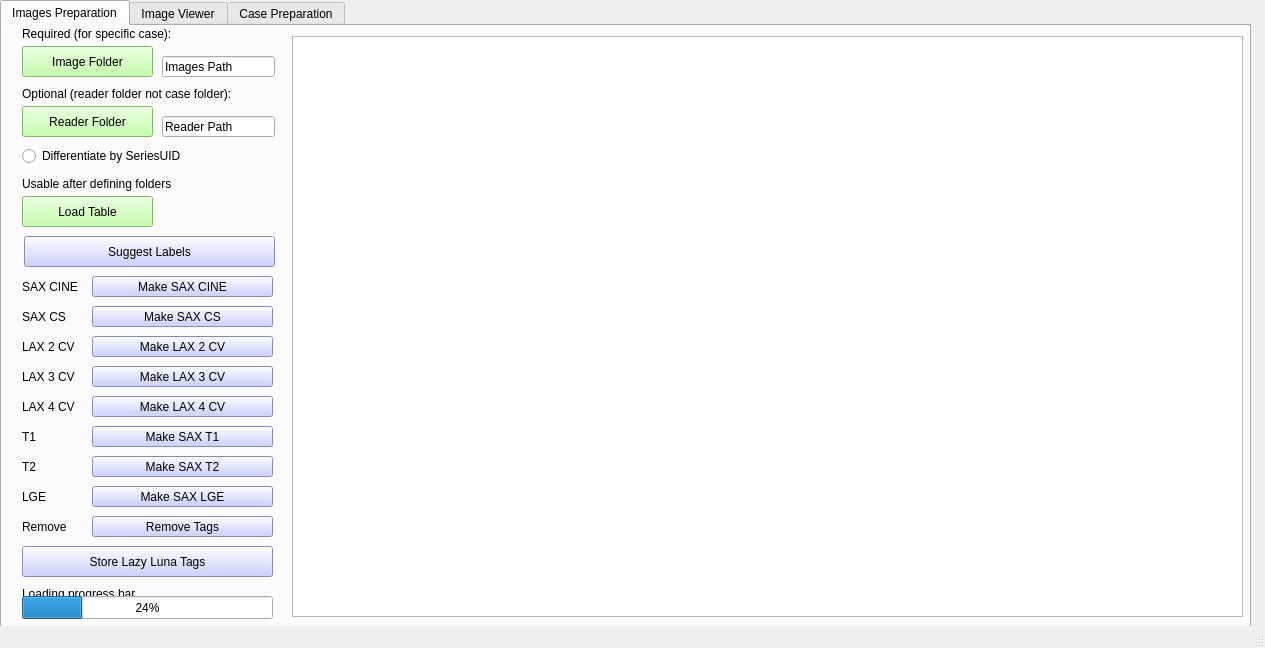
<?xml version="1.0" encoding="UTF-8"?>
<ui version="4.0">
 <class>MainWindow</class>
 <widget class="QMainWindow" name="MainWindow">
  <property name="geometry">
   <rect>
    <x>0</x>
    <y>0</y>
    <width>1265</width>
    <height>648</height>
   </rect>
  </property>
  <property name="windowTitle">
   <string>MainWindow</string>
  </property>
  <widget class="QWidget" name="centralwidget">
   <widget class="QTabWidget" name="tabWidget">
    <property name="geometry">
     <rect>
      <x>0</x>
      <y>0</y>
      <width>1251</width>
      <height>631</height>
     </rect>
    </property>
    <property name="currentIndex">
     <number>0</number>
    </property>
    <widget class="QWidget" name="tab">
     <attribute name="title">
      <string>Images Preparation</string>
     </attribute>
     <widget class="QLabel" name="label">
      <property name="geometry">
       <rect>
        <x>20</x>
        <y>0</y>
        <width>181</width>
        <height>16</height>
       </rect>
      </property>
      <property name="text">
       <string>Required (for specific case):</string>
      </property>
     </widget>
     <widget class="QLineEdit" name="img_folder_line_edit">
      <property name="geometry">
       <rect>
        <x>160</x>
        <y>30</y>
        <width>113</width>
        <height>21</height>
       </rect>
      </property>
      <property name="text">
       <string>Images Path</string>
      </property>
     </widget>
     <widget class="QPushButton" name="load_table_btn">
      <property name="geometry">
       <rect>
        <x>20</x>
        <y>170</y>
        <width>131</width>
        <height>31</height>
       </rect>
      </property>
      <property name="styleSheet">
       <string notr="true">background-color: rgb(181, 255, 149);</string>
      </property>
      <property name="text">
       <string>Load Table</string>
      </property>
     </widget>
     <widget class="QPushButton" name="LAX_2CV_add_to_dict">
      <property name="geometry">
       <rect>
        <x>90</x>
        <y>310</y>
        <width>181</width>
        <height>21</height>
       </rect>
      </property>
      <property name="styleSheet">
       <string notr="true">background-color: rgb(187, 195, 255);</string>
      </property>
      <property name="text">
       <string>Make LAX 2 CV</string>
      </property>
     </widget>
     <widget class="QPushButton" name="SAX_T1_add_to_dict">
      <property name="geometry">
       <rect>
        <x>90</x>
        <y>400</y>
        <width>181</width>
        <height>21</height>
       </rect>
      </property>
      <property name="styleSheet">
       <string notr="true">background-color: rgb(187, 195, 255);</string>
      </property>
      <property name="text">
       <string>Make SAX T1</string>
      </property>
     </widget>
     <widget class="QLabel" name="label_4">
      <property name="geometry">
       <rect>
        <x>20</x>
        <y>150</y>
        <width>251</width>
        <height>16</height>
       </rect>
      </property>
      <property name="text">
       <string>Usable after defining folders</string>
      </property>
     </widget>
     <widget class="QLabel" name="label_3">
      <property name="geometry">
       <rect>
        <x>20</x>
        <y>560</y>
        <width>251</width>
        <height>16</height>
       </rect>
      </property>
      <property name="text">
       <string>Loading progress bar</string>
      </property>
     </widget>
     <widget class="QPushButton" name="SAX_CINE_add_to_dict">
      <property name="geometry">
       <rect>
        <x>90</x>
        <y>250</y>
        <width>181</width>
        <height>21</height>
       </rect>
      </property>
      <property name="styleSheet">
       <string notr="true">background-color: rgb(187, 195, 255);</string>
      </property>
      <property name="text">
       <string>Make SAX CINE</string>
      </property>
     </widget>
     <widget class="QTableView" name="image_information_table_view">
      <property name="geometry">
       <rect>
        <x>290</x>
        <y>10</y>
        <width>951</width>
        <height>581</height>
       </rect>
      </property>
     </widget>
     <widget class="QLineEdit" name="reader_folder_line_edit">
      <property name="geometry">
       <rect>
        <x>160</x>
        <y>90</y>
        <width>113</width>
        <height>21</height>
       </rect>
      </property>
      <property name="text">
       <string>Reader Path</string>
      </property>
     </widget>
     <widget class="QPushButton" name="LAX_3CV_add_to_dict">
      <property name="geometry">
       <rect>
        <x>90</x>
        <y>340</y>
        <width>181</width>
        <height>21</height>
       </rect>
      </property>
      <property name="styleSheet">
       <string notr="true">background-color: rgb(187, 195, 255);</string>
      </property>
      <property name="text">
       <string>Make LAX 3 CV</string>
      </property>
     </widget>
     <widget class="QLabel" name="sax_cine_label_5">
      <property name="geometry">
       <rect>
        <x>20</x>
        <y>370</y>
        <width>61</width>
        <height>21</height>
       </rect>
      </property>
      <property name="text">
       <string>LAX 4 CV</string>
      </property>
     </widget>
     <widget class="QLabel" name="sax_cine_label_2">
      <property name="geometry">
       <rect>
        <x>20</x>
        <y>280</y>
        <width>61</width>
        <height>21</height>
       </rect>
      </property>
      <property name="text">
       <string>SAX CS</string>
      </property>
     </widget>
     <widget class="QLabel" name="sax_cine_label_8">
      <property name="geometry">
       <rect>
        <x>20</x>
        <y>460</y>
        <width>61</width>
        <height>21</height>
       </rect>
      </property>
      <property name="text">
       <string>LGE</string>
      </property>
     </widget>
     <widget class="QLabel" name="sax_cine_label_4">
      <property name="geometry">
       <rect>
        <x>20</x>
        <y>340</y>
        <width>61</width>
        <height>21</height>
       </rect>
      </property>
      <property name="text">
       <string>LAX 3 CV</string>
      </property>
     </widget>
     <widget class="QPushButton" name="pushButton_2">
      <property name="geometry">
       <rect>
        <x>22</x>
        <y>210</y>
        <width>251</width>
        <height>31</height>
       </rect>
      </property>
      <property name="styleSheet">
       <string notr="true">background-color: rgb(187, 195, 255);</string>
      </property>
      <property name="text">
       <string>Suggest Labels</string>
      </property>
     </widget>
     <widget class="QPushButton" name="SAX_T2_add_to_dict">
      <property name="geometry">
       <rect>
        <x>90</x>
        <y>430</y>
        <width>181</width>
        <height>21</height>
       </rect>
      </property>
      <property name="styleSheet">
       <string notr="true">background-color: rgb(187, 195, 255);</string>
      </property>
      <property name="text">
       <string>Make SAX T2</string>
      </property>
     </widget>
     <widget class="QPushButton" name="SAX_LGE_add_to_dict">
      <property name="geometry">
       <rect>
        <x>90</x>
        <y>460</y>
        <width>181</width>
        <height>21</height>
       </rect>
      </property>
      <property name="styleSheet">
       <string notr="true">background-color: rgb(187, 195, 255);</string>
      </property>
      <property name="text">
       <string>Make SAX LGE</string>
      </property>
     </widget>
     <widget class="QLabel" name="sax_cine_label_9">
      <property name="geometry">
       <rect>
        <x>20</x>
        <y>490</y>
        <width>61</width>
        <height>21</height>
       </rect>
      </property>
      <property name="text">
       <string>Remove</string>
      </property>
     </widget>
     <widget class="QLabel" name="sax_cine_label_6">
      <property name="geometry">
       <rect>
        <x>20</x>
        <y>400</y>
        <width>61</width>
        <height>21</height>
       </rect>
      </property>
      <property name="text">
       <string>T1</string>
      </property>
     </widget>
     <widget class="QProgressBar" name="progress_bar">
      <property name="geometry">
       <rect>
        <x>20</x>
        <y>570</y>
        <width>251</width>
        <height>23</height>
       </rect>
      </property>
      <property name="value">
       <number>24</number>
      </property>
     </widget>
     <widget class="QLabel" name="sax_cine_label_3">
      <property name="geometry">
       <rect>
        <x>20</x>
        <y>310</y>
        <width>61</width>
        <height>21</height>
       </rect>
      </property>
      <property name="text">
       <string>LAX 2 CV</string>
      </property>
     </widget>
     <widget class="QPushButton" name="remove_from_dict">
      <property name="geometry">
       <rect>
        <x>90</x>
        <y>490</y>
        <width>181</width>
        <height>21</height>
       </rect>
      </property>
      <property name="styleSheet">
       <string notr="true">background-color: rgb(187, 195, 255);</string>
      </property>
      <property name="text">
       <string>Remove Tags</string>
      </property>
     </widget>
     <widget class="QPushButton" name="img_folder_btn">
      <property name="geometry">
       <rect>
        <x>20</x>
        <y>20</y>
        <width>131</width>
        <height>31</height>
       </rect>
      </property>
      <property name="styleSheet">
       <string notr="true">background-color: rgb(181, 255, 149);</string>
      </property>
      <property name="text">
       <string>Image Folder</string>
      </property>
     </widget>
     <widget class="QPushButton" name="reader_folder_btn">
      <property name="geometry">
       <rect>
        <x>20</x>
        <y>80</y>
        <width>131</width>
        <height>31</height>
       </rect>
      </property>
      <property name="styleSheet">
       <string notr="true">background-color: rgb(181, 255, 149);</string>
      </property>
      <property name="text">
       <string>Reader Folder</string>
      </property>
     </widget>
     <widget class="QPushButton" name="store_LL_Tags">
      <property name="geometry">
       <rect>
        <x>20</x>
        <y>520</y>
        <width>251</width>
        <height>31</height>
       </rect>
      </property>
      <property name="styleSheet">
       <string notr="true">background-color: rgb(187, 195, 255);</string>
      </property>
      <property name="text">
       <string>Store Lazy Luna Tags</string>
      </property>
     </widget>
     <widget class="QPushButton" name="SAX_CS_add_to_dict">
      <property name="geometry">
       <rect>
        <x>90</x>
        <y>280</y>
        <width>181</width>
        <height>21</height>
       </rect>
      </property>
      <property name="styleSheet">
       <string notr="true">background-color: rgb(187, 195, 255);</string>
      </property>
      <property name="text">
       <string>Make SAX CS</string>
      </property>
     </widget>
     <widget class="QLabel" name="label_2">
      <property name="geometry">
       <rect>
        <x>20</x>
        <y>60</y>
        <width>251</width>
        <height>16</height>
       </rect>
      </property>
      <property name="text">
       <string>Optional (reader folder not case folder):</string>
      </property>
     </widget>
     <widget class="QLabel" name="sax_cine_label_7">
      <property name="geometry">
       <rect>
        <x>20</x>
        <y>430</y>
        <width>61</width>
        <height>21</height>
       </rect>
      </property>
      <property name="text">
       <string>T2</string>
      </property>
     </widget>
     <widget class="QPushButton" name="LAX_4CV_add_to_dict">
      <property name="geometry">
       <rect>
        <x>90</x>
        <y>370</y>
        <width>181</width>
        <height>21</height>
       </rect>
      </property>
      <property name="styleSheet">
       <string notr="true">background-color: rgb(187, 195, 255);</string>
      </property>
      <property name="text">
       <string>Make LAX 4 CV</string>
      </property>
     </widget>
     <widget class="QRadioButton" name="differentiation_radio_btn">
      <property name="geometry">
       <rect>
        <x>20</x>
        <y>120</y>
        <width>251</width>
        <height>20</height>
       </rect>
      </property>
      <property name="text">
       <string>Differentiate by SeriesUID</string>
      </property>
     </widget>
     <widget class="QLabel" name="sax_cine_label">
      <property name="geometry">
       <rect>
        <x>20</x>
        <y>250</y>
        <width>61</width>
        <height>21</height>
       </rect>
      </property>
      <property name="text">
       <string>SAX CINE</string>
      </property>
     </widget>
     <zorder>LAX_3CV_add_to_dict</zorder>
     <zorder>label</zorder>
     <zorder>img_folder_line_edit</zorder>
     <zorder>load_table_btn</zorder>
     <zorder>LAX_2CV_add_to_dict</zorder>
     <zorder>SAX_T1_add_to_dict</zorder>
     <zorder>label_4</zorder>
     <zorder>label_3</zorder>
     <zorder>SAX_CINE_add_to_dict</zorder>
     <zorder>image_information_table_view</zorder>
     <zorder>reader_folder_line_edit</zorder>
     <zorder>sax_cine_label_5</zorder>
     <zorder>sax_cine_label_2</zorder>
     <zorder>sax_cine_label_8</zorder>
     <zorder>sax_cine_label_4</zorder>
     <zorder>pushButton_2</zorder>
     <zorder>SAX_T2_add_to_dict</zorder>
     <zorder>SAX_LGE_add_to_dict</zorder>
     <zorder>sax_cine_label_9</zorder>
     <zorder>sax_cine_label_6</zorder>
     <zorder>progress_bar</zorder>
     <zorder>sax_cine_label_3</zorder>
     <zorder>remove_from_dict</zorder>
     <zorder>img_folder_btn</zorder>
     <zorder>reader_folder_btn</zorder>
     <zorder>store_LL_Tags</zorder>
     <zorder>SAX_CS_add_to_dict</zorder>
     <zorder>label_2</zorder>
     <zorder>sax_cine_label_7</zorder>
     <zorder>LAX_4CV_add_to_dict</zorder>
     <zorder>differentiation_radio_btn</zorder>
     <zorder>sax_cine_label</zorder>
    </widget>
    <widget class="QWidget" name="tab_3">
     <attribute name="title">
      <string>Image Viewer</string>
     </attribute>
     <widget class="QLabel" name="label_5">
      <property name="geometry">
       <rect>
        <x>20</x>
        <y>20</y>
        <width>181</width>
        <height>16</height>
       </rect>
      </property>
      <property name="text">
       <string>Visualizing Dicoms</string>
      </property>
     </widget>
     <widget class="MplWidget" name="DCM_MplWidget" native="true">
      <property name="geometry">
       <rect>
        <x>20</x>
        <y>50</y>
        <width>531</width>
        <height>531</height>
       </rect>
      </property>
      <property name="focusPolicy">
       <enum>Qt::ClickFocus</enum>
      </property>
     </widget>
    </widget>
    <widget class="QWidget" name="tab_2">
     <attribute name="title">
      <string>Case Preparation</string>
     </attribute>
    </widget>
   </widget>
  </widget>
  <widget class="QStatusBar" name="statusBar"/>
 </widget>
 <customwidgets>
  <customwidget>
   <class>MplWidget</class>
   <extends>QWidget</extends>
   <header>mplwidget.h</header>
   <container>1</container>
  </customwidget>
 </customwidgets>
 <resources/>
 <connections/>
</ui>
